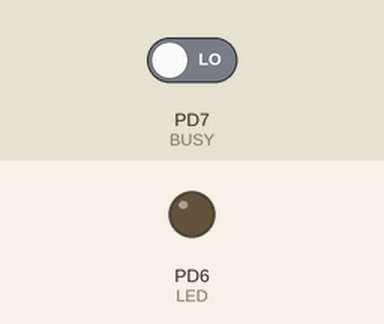
This program was run on a simulated ATmega328P, built with avr-gcc and emulated at 8 MHz. On the bench: output pins drawn as LEDs (lit = HIGH). Dashed ring = blinking. The inputs (shaded band) are chosen by the test bench; at power-on: PD7 (BUSY) LOW. Pins used as bus, display or sensor lines are not drawn.

Above: at 6.2 s.
6.3 s: PD7 (BUSY) driven HIGH
At 21.64 s:
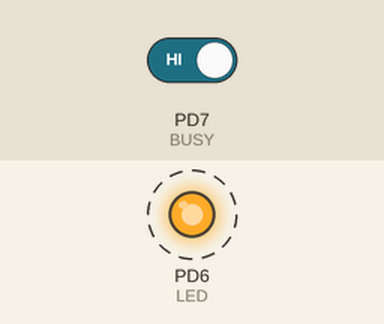
Timing chart, 0 to 23.5 s (numbered marks = the images above; inputs shaded):
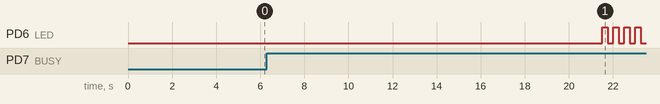

The program:

main.c
```c
#include <avr/io.h>
#include <util/delay.h>
#include <avr/pgmspace.h>
#include <avr/sleep.h>

#include "spi.h"
#include "paper.h"

#include "./images/city.h"
#include "./images/example_prepared_rle.h"

int main()
{
	_delay_ms(5000);
	spi_init();
	paper_init();

	DDRD |= (1 << PD6); // LED

	paper_clear();
	_delay_ms(5000);

	paper_rle_display(example_prepared);
	_delay_ms(5000);

	// Second argument, color data can be NULL.
	paper_display(city_black, city_color);
	_delay_ms(5000);

	paper_sleep();

	while (1)
	{
		PORTD ^= (1 << PD6);
		_delay_ms(250);
	}

	return -1;
}
```

city.h
```c
#ifndef __CITY_H_
#define __CITY_H_

#include <avr/pgmspace.h>

// This image was created by StuntmAEn Bob, https://ko-fi.com/album/1bit-Pixel-art-X7X57SKYL
extern const unsigned char city_black[] PROGMEM;
extern const unsigned char city_color[] PROGMEM;

#endif
```

example_prepared_rle.h
```c
#ifndef __EXAMPLE_PREPARED_RLE_H_
#define __EXAMPLE_PREPARED_RLE_H_

#include <avr/io.h>
#include <avr/pgmspace.h>

extern const uint8_t example_prepared[] PROGMEM;

#endif
```

paper.c
```c
#include "paper.h"

static void paper_cmd(uint8_t cmd)
{
	DC_LOW;
	CS_LOW;
	spi_write(cmd);
	CS_HIGH;
}

static void paper_data(uint8_t byte)
{
	DC_HIGH;
	CS_LOW;
	spi_write(byte);
	CS_HIGH;
}

inline static void paper_busy()
{
	while (!BUSY_STATE)
		;
}

void paper_display(const uint8_t *black, const uint8_t *color)
{
	paper_cmd(DISPLAY_START_TRANSMISSION1_CMD);
	for (uint16_t i = 0; i < WIDTH * HEIGHT / 8; i++)
		paper_data(pgm_read_byte(black + i));

	paper_cmd(DISPLAY_START_TRANSMISSION2_CMD);
	for (uint16_t i = 0; i < WIDTH * HEIGHT / 8; i++)
		if (color == NULL)
			paper_data(0xFF);
		else
			paper_data(pgm_read_byte(color + i));

	paper_cmd(DISPLAY_REFRESH_CMD);
	paper_busy();
}

void paper_rle_display(const uint8_t *compressed)
{
	uint16_t length = pgm_read_byte(compressed) << 8 | pgm_read_byte(compressed + 1);
	compressed += 2;

	register uint8_t current;
	register uint8_t next;

	paper_cmd(DISPLAY_START_TRANSMISSION1_CMD);

	while (length)
	{
		current = pgm_read_byte(compressed);
		next = pgm_read_byte(compressed + 1);

		if (current == next)
		{
			uint8_t len = pgm_read_byte(compressed + 2);
			while (len--)
				paper_data(~current);

			compressed += 3;
			length -= 3;
		}
		else
		{
			paper_data(~current);
			compressed++;
			length--;
		}
	}

	paper_cmd(DISPLAY_START_TRANSMISSION2_CMD);
	for (uint16_t i = 0; i < WIDTH * HEIGHT / 8; i++)
		paper_data(0xFF);

	paper_cmd(DISPLAY_REFRESH_CMD);
	paper_busy();
}

void paper_clear()
{
	paper_cmd(DISPLAY_START_TRANSMISSION1_CMD);
	for (uint16_t i = 0; i < WIDTH * HEIGHT / 8; i++)
		paper_data(0xFF);

	paper_cmd(DISPLAY_START_TRANSMISSION2_CMD);
	for (uint16_t i = 0; i < WIDTH * HEIGHT / 8; i++)
		paper_data(0xFF);

	paper_cmd(DISPLAY_REFRESH_CMD);
	paper_busy();
}

void paper_init()
{
	DC_OUT;
	RST_OUT;
	CS_HIGH;
	CS_OUT;
	BUSY_IN;

	RST_HIGH;
	_delay_ms(200);
	RST_LOW;
	_delay_ms(5);
	RST_HIGH;
	_delay_ms(200);

	paper_cmd(BOOSTER_SOFT_START_CMD);
	paper_data(0x17);
	paper_data(0x17);
	paper_data(0x17);

	paper_cmd(POWER_ON_CMD);
	paper_busy();

	paper_cmd(PANEL_SETTING_CMD);
	paper_data(0x8F);

	paper_cmd(VCOM_AND_DATA_INVERVAL_SETTING_CMD);
	paper_data(0x37);

	paper_cmd(RESOLUTION_SETTING_CMD);
	paper_data(WIDTH & 0xFF);
	paper_data(HEIGHT >> 8);
	paper_data(HEIGHT & 0xFF);

	paper_busy();
}

void paper_sleep()
{
	paper_cmd(POWER_OFF_CMD);
	paper_busy();

	paper_cmd(DEEP_SLEEP_CMD);
	paper_data(0xA5);
}
```

paper.h
```c
#ifndef __PAPER_H_
#define __PAPER_H_

#include <avr/io.h>
#include <avr/pgmspace.h>
#include <util/delay.h>
#include <stddef.h>

#include "paper_mem.h"
#include "spi.h"

// This library is created for WaveShare 2.13inch white,black,yellow (or red) version of the epaper display.
#define WIDTH 104
#define HEIGHT 212

#define DDR_DC DDRB
#define PORT_DC PORTB
#define DC PB1
#define DDR_RST DDRB
#define PORT_RST PORTB
#define RST PB0
#define DDR_BUSY DDRD
#define PORT_BUSY PORTD
#define BUSY PD7

#define DDR_CS DDR_SS
#define PORT_CS PORT_SS
#define CS SS

#define DC_OUT DDR_DC |= (1 << DC)
#define DC_HIGH PORT_DC |= (1 << DC)
#define DC_LOW PORT_DC &= ~(1 << DC)

#define RST_OUT DDR_RST |= (1 << RST)
#define RST_HIGH PORT_RST |= (1 << RST)
#define RST_LOW PORT_RST &= ~(1 << RST)

#define CS_OUT DDR_CS |= (1 << CS)
#define CS_HIGH PORT_CS |= (1 << CS)
#define CS_LOW PORT_CS &= ~(1 << CS)

#define PIN_BUSY PIND
#define BUSY_IN DDR_BUSY &= ~(1 << BUSY)
#define BUSY_STATE (PIN_BUSY & (1 << BUSY))
#define BUSY_PULLUP PORT_BUSY |= (1 << BUSY)

void paper_init();
void paper_rle_display(const uint8_t *compressed);
void paper_display(const uint8_t *black, const uint8_t *color);
void paper_clear();
void paper_sleep();

#endif
```

paper_mem.h
```c
#ifndef __PAPER_MEM_H_
#define __PAPER_MEM_H_

#define PANEL_SETTING_CMD 0x00
#define POWER_SETTING_CMD 0x01
#define POWER_OFF_CMD 0x02
#define POWER_OFF_SEQUENCE_SETTING_CMD 0x03
#define POWER_ON_CMD 0x04
#define POWER_MEASURE_CMD 0x05
#define BOOSTER_SOFT_START_CMD 0x06
#define DEEP_SLEEP_CMD 0x07
#define DISPLAY_START_TRANSMISSION1_CMD 0x10
#define DATA_STOP_CMD 0x11
#define DISPLAY_REFRESH_CMD 0x12
#define DISPLAY_START_TRANSMISSION2_CMD 0x13
#define VCOM_LUT_CMD 0x20
#define W2W_LUT_CMD 0x21
#define B2W_LUT_CMD 0x22
#define W2B_LUT_CMD 0x23
#define B2B_LUT_CMD 0x24
#define PLL_CONTROL_CMD 0x30
#define TEMPERATURE_SENSOR_CALIBRATION_CMD 0x40
#define TEMPERATURE_SENSOR_SELECTION_CMD 0x41
#define TEMPERATURE_SENSOR_WRITE_CMD 0x42
#define TEMPERATURE_SENSOR_READ_CMD 0x43
#define VCOM_AND_DATA_INVERVAL_SETTING_CMD 0x50
#define LOWER_POWER_DETECTION_CMD 0x51
#define TCON_SETTING_CMD 0x60
#define RESOLUTION_SETTING_CMD 0x61
#define GET_STATUS_CMD 0x71
#define AUTO_MEASUREMENT_VCOM_CMD 0x80
#define READ_VCOM_VALUE_CMD 0x81
#define VCM_DC_SETTING_CMD 0x82
#define PARTIAL_WINDOW_CMD 0x90
#define PARTIAL_IN_CMD 0x91
#define PARTIAL_OUT_CMD 0x92
#define PROGRAM_MODE_CMD 0xA0
#define ACTIVE_PROGRAMMING_CMD 0xA1
#define READ_OTP_CMD 0xA2
#define POWER_SAVING_CMD 0xE3

#endif
```

spi.c
```c
#include "spi.h"

void spi_init()
{
	DDR_SCK |= (1 << SCK);
	DDR_MOSI |= (1 << MOSI);
	DDR_MISO &= ~(1 << MISO);

	PORT_SS |= (1 << SS);
	DDR_SS |= (1 << SS);

	PORT_SCK |= (1 << SCK);
	PORT_MOSI |= (1 << MOSI);

	SPCR = (0 << SPIE) | (1 << SPE) | (0 << DORD) | (1 << MSTR) | (0 << CPOL) | (0 << CPHA) | (0 << SPR1) | (1 << SPR0);
	SPSR |= (1 << SPI2X);
}

void spi_write(uint8_t byte)
{
	SPDR = byte;
	while (!(SPSR & (1 << SPIF)))
		;
}
```

spi.h
```c
#ifndef __SPI_H_
#define __SPI_H_

#include <avr/io.h>

#define DDR_SCK DDRB
#define DDR_MOSI DDRB
#define DDR_MISO DDRB
#define DDR_SS DDRB

#define PORT_SCK PORTB
#define PORT_MOSI PORTB
#define PORT_MISO PORTB
#define PORT_SS PORTB

#define SCK PB5
#define MISO PB4
#define MOSI PB3
#define SS PB2

void spi_init();
void spi_write(uint8_t byte);

#endif
```

Source omitted: city_black.c (data table, 19602 bytes), city_color.c (data table, 19602 bytes), _prepared_rle.c (data table, 7778 bytes), _prepared_rle.c (data table, 7743 bytes)

Measured:
- after the input at 6.3 s, PD6 (LED): alternates HIGH for 0.25 s and LOW for 0.25 s, starting after 15.2 s
